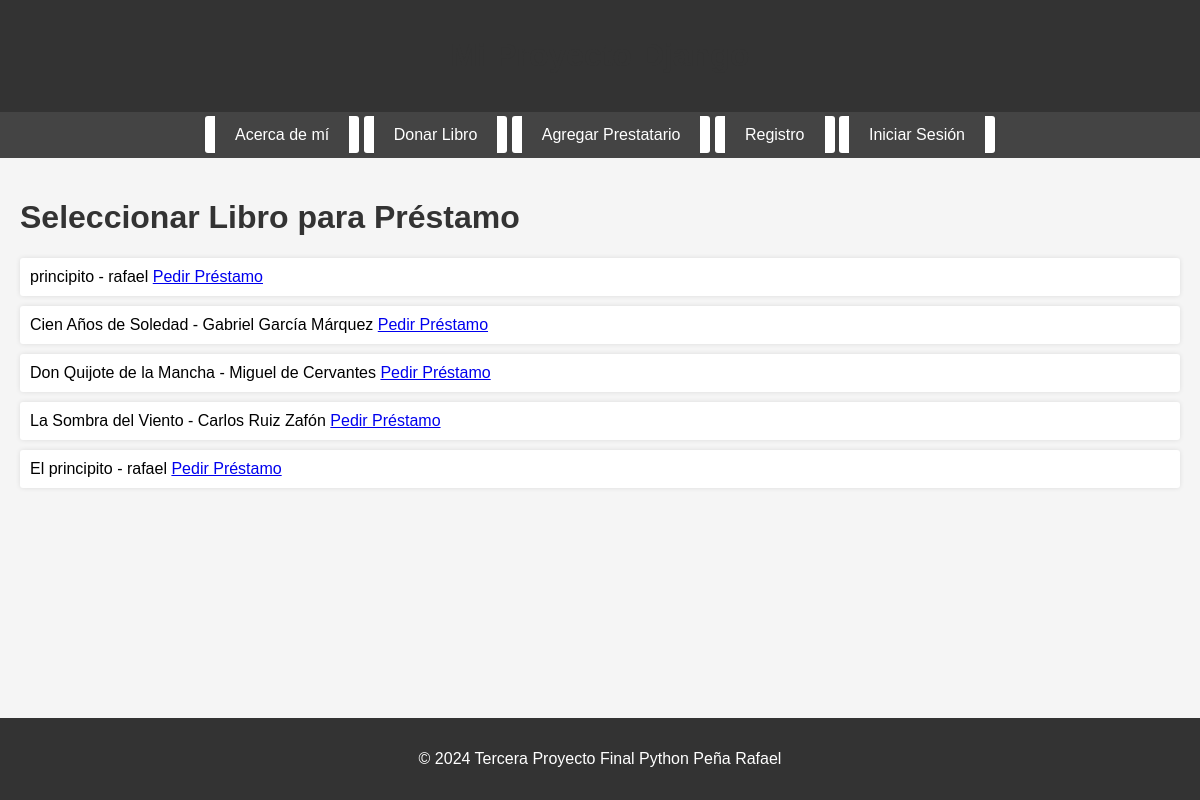
Before: /biblioteca/seleccionar_libro_prestamo/ with the older database file.
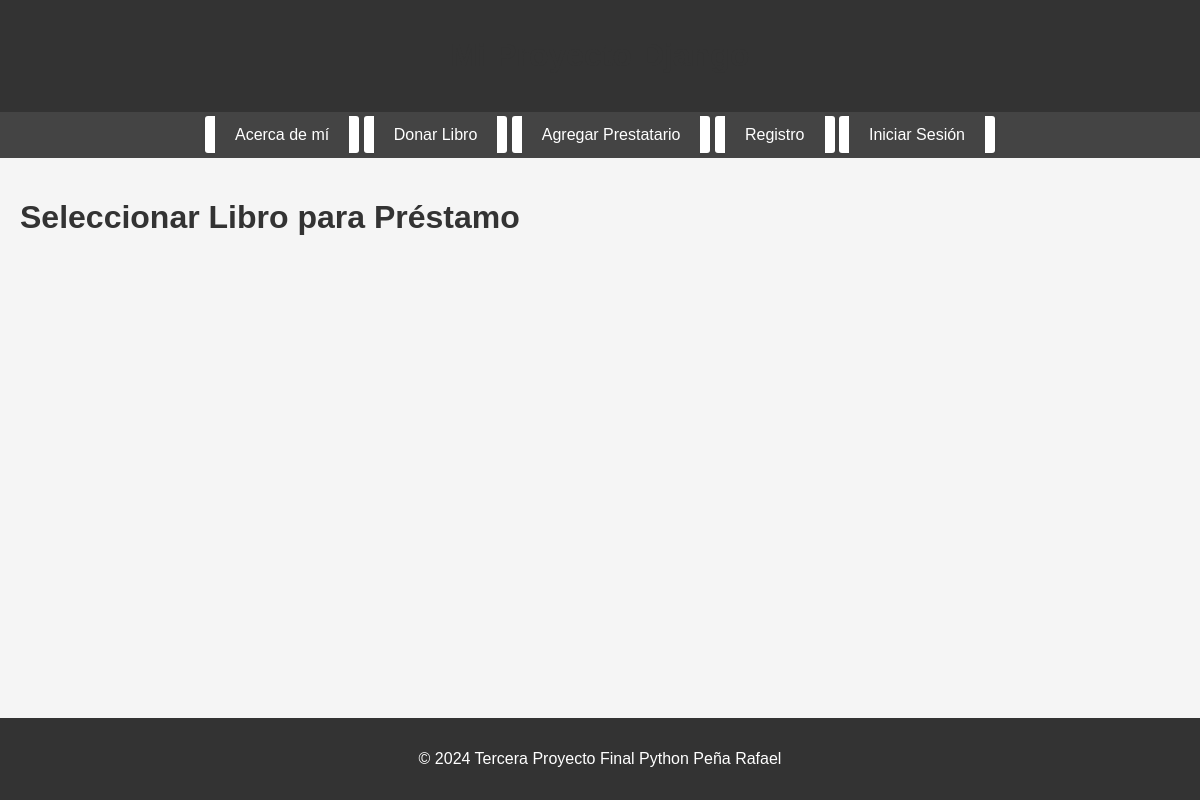
After: the same page with the newer database file.
### biblioteca/models.py (models this page shows, shortened)
class Libro(models.Model):
    titulo = models.CharField(max_length=200)
    autor = models.CharField(max_length=200)
    fecha_donacion = models.DateField()
    CONDICION_CHOICES = [
        ('mala', 'Mala'),
        ('buena', 'Buena'),
        ('excelente', 'Excelente'),
    ]
    condicion = models.CharField(max_length=10, choices=CONDICION_CHOICES)
    nombre_donante = models.CharField(max_length=200)

### biblioteca/views.py (the view)
# urls.py: path('seleccionar_libro_prestamo/', views.seleccionar_libro_prestamo, name='seleccionar_libro_prestamo'),
def seleccionar_libro_prestamo(request):
    libros = Libro.objects.all()
    return render(request, 'vistas/seleccionar_libro_prestamo.html', {'libros': libros})

### biblioteca/plantillas/vistas/seleccionar_libro_prestamo.html (shortened to what this page needs)
{% extends 'vistas/base.html' %}
{% block content %}
<h1>Seleccionar Libro para Préstamo</h1>
<ul>
    {% for libro in libros %}
        <li>
            {{ libro.titulo }} - {{ libro.autor }}
            <a href="{% url 'pedir_prestamo' libro.id %}">Pedir Préstamo</a>
        </li>
    {% endfor %}
</ul>
{% endblock %}

### biblioteca/plantillas/vistas/base.html (shortened to what this page needs)
{% load static %}
<!DOCTYPE html>
<html lang="es">
<head>
    <link rel="stylesheet" href="{% static 'biblioteca/styles.css' %}">
</head>
<body>
    <header>
        <h1>Mi Proyecto Django</h1>
    </header>
    <nav>
        <ul>
              <li><a href="{% url 'about' %}">Acerca de mí</a></li>
              <li><a href="{% url 'donar_libro' %}">Donar Libro</a></li>
              <li><a href="{% url 'agregar_prestatario' %}">Agregar Prestatario</a></li>
              <li><a href="{% url 'accounts:signup' %}">Registro</a></li>
              <li><a href="{% url 'accounts:login' %}">Iniciar Sesión</a></li>
        </ul>
    </nav>
    <main>
        {% block content %}{% endblock %}
    </main>
    <footer>
        <p>© 2024 Tercera Proyecto Final Python Peña Rafael</p>
    </footer>
</body>
</html>

### biblioteca/static/biblioteca/styles.css (style rules this page uses)
body { font-family: Arial, sans-serif; background-color: #f5f5f5; margin: 0; padding: 0; display: flex; flex-direction: column; min-height: 100vh; }
header { background-color: #333; color: #fff; padding: 1em 0; text-align: center; }
nav { background-color: #444; overflow: hidden; }
nav ul { list-style-type: none; margin: 0; padding: 0; text-align: center; }
nav ul li { display: inline; margin: 0; }
nav ul li a { color: #fff; background-color: #444; padding: 14px 20px; text-decoration: none; display: inline-block; transition: background-color 0.3s, color 0.3s; }
main { flex: 1; padding: 20px; overflow: auto; }
footer { background-color: #333; color: #fff; text-align: center; padding: 1em 0; position: relative; width: 100%; }
h1, h2, h3, h4, h5, h6 { color: #333; }
ul { list-style-type: none; padding: 0; }
ul li { background-color: #fff; margin: 10px 0; padding: 10px; border-radius: 3px; box-shadow: 0 0 5px rgba(0, 0, 0, 0.1); }
html, body { overflow: auto; height: 100%; }

Changed rows visible on the page:
removed Libro: titulo "principito", autor "rafael"
removed Libro: titulo "Cien Años de Soledad", autor "Gabriel García Márquez"
removed Libro: titulo "Don Quijote de la Mancha", autor "Miguel de Cervantes"
removed Libro: titulo "La Sombra del Viento", autor "Carlos Ruiz Zafón"
removed Libro: titulo "El principito", autor "rafael"
